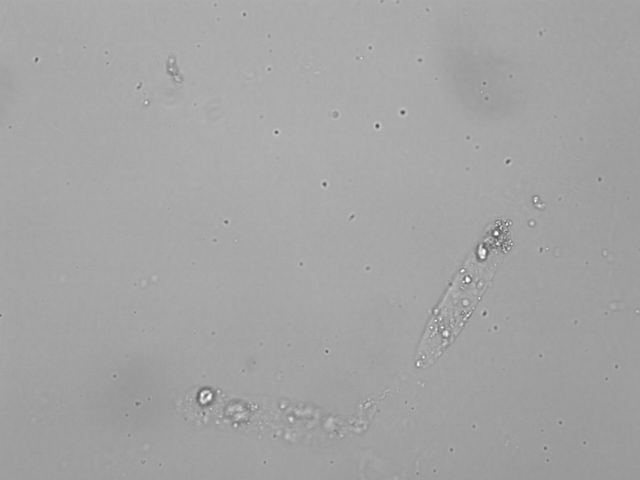
//> input picture CastDetect/picture/cast/1.jpg, 1280 x 960 px (shown at 1/2 size)
$ ./main   (built with g++ and OpenCV 4)
//> lines starting //> are read from the running program, lines starting //| are printed output that depends on the picture; after the words box and inside, x2 and y2 are one past the last pixel; in counts of white or black regions, pixels touching at a corner belong together
//> further down, img is the input picture: 960 rows x 1280 cols, CV_8UC3; min 63, max 255, mean 164.1
### CastDetect/MyAlgorithm.h
#pragma once
#include<iostream>
#include <opencv2/core/core.hpp>
#include <opencv2/highgui/highgui.hpp>
#include<opencv2/imgproc/imgproc.hpp>

using namespace cv;

class MyAlgorithm
{
public:
	MyAlgorithm();
	~MyAlgorithm();

	Mat myBlur(const Mat &image);
	Mat myThreshold(const Mat &image);
	Mat myMorph(const Mat &image);
	Mat myErode(const Mat &image);
	Mat myFindContours(const Mat &image);
};

### CastDetect/MyAlgorithm.cpp
#include "MyAlgorithm.h"
using namespace std;


MyAlgorithm::MyAlgorithm()
{
	//无参的构造函数
}

MyAlgorithm::~MyAlgorithm()
{
	//析构函数，对象被销毁之前，会自动调用析构函数
}


//滤波
Mat MyAlgorithm::myBlur(const Mat &image) {
	Mat out;
	//blur(image, out, Size(3, 3));
	GaussianBlur(image, out, Size(3, 3), 0, 0);	//Size=3、7、15
	//boxFilter(image, out, -1, Size(5, 5));
	//medianBlur(image, out, 7);

	return out;
}

//二值化
Mat MyAlgorithm::myThreshold(const Mat &image) {

	// [11 lines of commented-out code are left out]


	Mat dstImage;	//先定义好二值化图
	int thresh = 155;	//阈值

	//初始化阈值化处理的类型
	//0: 二进制阈值；		大于阈值的为255，<=阈值的为0
	//1：反二进制阈值；	大于阈值的为0，<=阈值的为255
	//2：截断阈值;		不常用
	//3: 0阈值；			不常用
	//4：反0阈值			不常用

	int threshType = 1;
	//预设最大值
	const int maxVal = 255;
	//固定阈值化操作
	threshold(image, dstImage, thresh, maxVal, threshType);
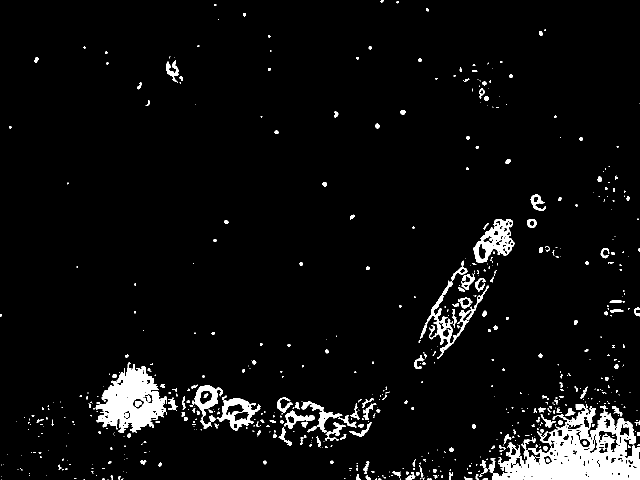
//> dstImage: 960 rows x 1280 cols, CV_8UC1 (shown at 1/2 size); 4.9% white; 679 white regions (463 under 20 px), largest, box (x1, y1, x2, y2) and area: (984, 809, 1280, 960) 21395, (191, 725, 334, 866) 10215, (946, 438, 1029, 526) 3151

	return dstImage;
}

//开闭运算
Mat MyAlgorithm::myMorph(const Mat &image) {
	Mat out;
	//定义核
	Mat element = getStructuringElement(MORPH_RECT, Size(25,25));
	/*
	第一个参数是原图，第二个参数是输出图像，第四个参数是核
	关键第三个参数，填入不同的值会执行不同的操作
	MORPH_OPEN – 开运算（Opening operation）
	MORPH_CLOSE – 闭运算（Closing operation）
	MORPH_GRADIENT -形态学梯度（Morphological gradient）
	MORPH_TOPHAT - “顶帽”（“Top hat”）
	MORPH_BLACKHAT - “黑帽”（“Black hat“）
	*/
	morphologyEx(image, out, MORPH_CLOSE, element);
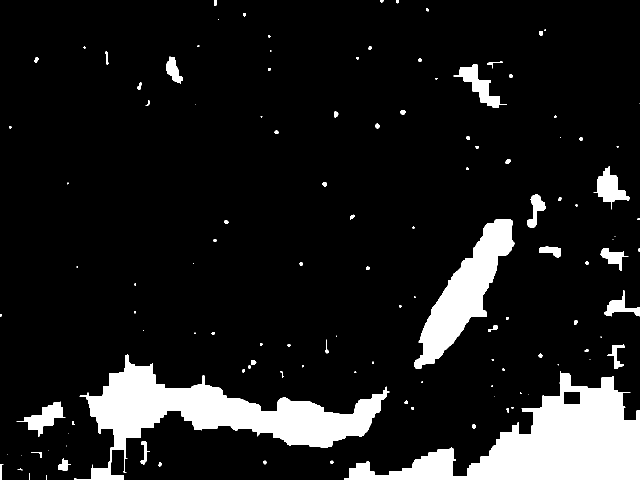
//> out: 960 rows x 1280 cols, CV_8UC1 (shown at 1/2 size); 11.2% white; 123 white regions (45 under 20 px), largest, box (x1, y1, x2, y2) and area: (688, 743, 1280, 960) 53414, (148, 709, 779, 960) 46908, (828, 438, 1029, 738) 20982
	return out;
}

//腐蚀
Mat MyAlgorithm::myErode(const Mat &image) {
	Mat element = getStructuringElement(MORPH_RECT, Size(9, 9));
	Mat out;
	erode(image, out, element);
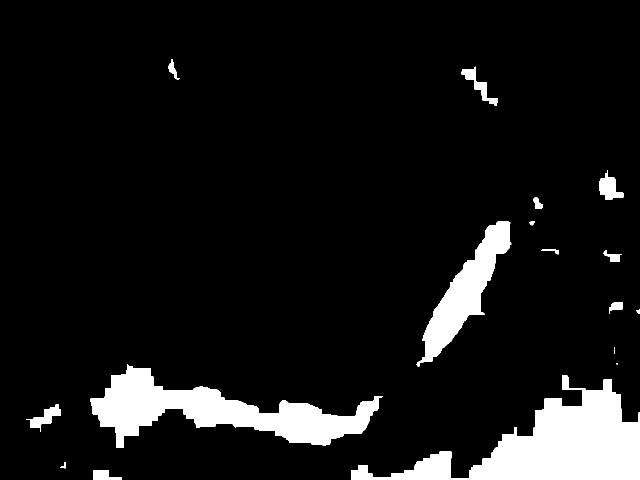
//> out: 960 rows x 1280 cols, CV_8UC1 (shown at 1/2 size); 8.9% white; 17 white regions (2 under 20 px), largest, box (x1, y1, x2, y2) and area: (702, 750, 1280, 960) 47996, (181, 729, 766, 896) 37455, (833, 442, 1023, 733) 16892
	return out;
}

//找轮廓和画最大外接矩形
Mat MyAlgorithm::myFindContours(const Mat &image) {
	Canny(image, image, 100, 250);	//经Canny边缘检测处理后的图就已经有了一定的轮廓
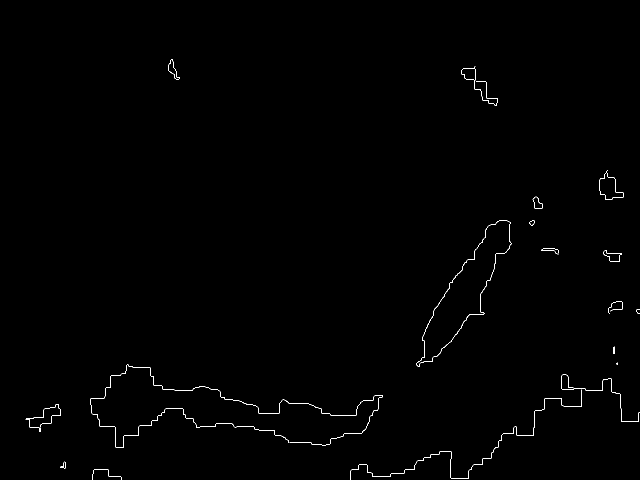
//> image: 960 rows x 1280 cols, CV_8UC1 (shown at 1/2 size); 0.41% white in thin lines or dots, all inside (x1, y1, x2, y2) = (51, 118, 1280, 960)
	//findContours要用的部分参数
	vector<vector<Point>> contours;
	//vector<Vec4i> hierarchy;	//hierachy向量表示轮廓的父子关系
	//找轮廓点Point，如果mode取值“RETR_EXTERNAL”即只检测最外层轮廓
	findContours(image, contours, RETR_EXTERNAL, CHAIN_APPROX_SIMPLE, Point());
//> contours = 21 contours, 16 with area under 20; largest, box (x1, y1, x2, y2) and area: (1065, 393, 1086, 418) 286, (833, 441, 1023, 733) 112, (1058, 441, 1070, 451) 68, (180, 729, 766, 896) 30, (1227, 693, 1230, 708) 27

	//剔除不想要的轮廓，比如太小的轮廓
	vector<vector<Point>>::const_iterator itc = contours.begin();	//定义迭代器准备迭代轮廓向量
	while (itc!=contours.end())	//迭代
	{
		RotatedRect rect = minAreaRect(*itc);
		if (rect.size.height<=50||rect.size.width<150)	//剔除长和宽太小的矩形
		{
			itc=contours.erase(itc);
		}
		else
		{
			++itc;	//C++中 ++i比i++快一丢丢
		}
	}
//> this loop made 21 passes
//> rect on passes 1 to 12: centre (213.5, 949), size (20, 57), angle -90, centre (125, 929.5), size (13, 10), angle -90, centre (526.7, 861.9), size (15.8, 109.5), angle -73.6, centre (90.9, 836.8), size (72.4, 36.7), angle -28.4, centre (682.4, 859.8), size (207.5, 48.3), angle -26.6, centre (943.5, 901), size (495.6, 99.2), angle -19.7, centre (1205.8, 785.4), size (65.4, 178.4), angle -61.4, centre (470.3, 781.6), size (581.3, 163.5), angle -7.9, centre (1234, 727), size (2.8, 2.8), angle -45, centre (1228, 700), size (14, 2), angle -90, centre (1275.5, 622), size (8, 7), angle -90, centre (1230, 612.9), size (32.1, 18.2), angle -17.7

	Mat Contours = Mat::zeros(image.size(), CV_8UC1);		//画布，用来绘制findContours函数找到的Point点
	Mat imgContours = Mat::zeros(image.size(), CV_8UC1);	//画布，用来根据找到的Point点绘制轮廓
	//绘制轮廓
	for (int i = 0; i<contours.size(); i++)
	{
		//contours[i]代表的是第i个轮廓，contours[i].size()代表的是第i个轮廓上所有的像素点数
		for (int j = 0; j<contours[i].size(); j++)
		{
			//绘制出contours向量内所有的像素点
			Point p = Point(contours[i][j].x, contours[i][j].y);
			Contours.at<uchar>(p) = 255;	//图Contours中所有符合p坐标的点都设为白色
		}

		//输出hierarchy向量内容 ，
		//cout << "向量hierarchy的第" << i << " 个元素内容为：" << endl << hierarchy[i] << endl << endl;


		/*
		第一个参数：	要绘制轮廓的图像，即在此图上绘制
		第二个参数：	轮廓点Point向量集合，即findContours()找到的contours
		第三个参数：	要绘制的轮廓的编号，如果为负数，则绘制所有轮廓
		第四个参数：	颜色Scalar(255)=白色
		第五个参数：	线条粗细，如果是负数，则轮廓内部被填充，默认1
		第六个参数：	绘制轮廓的线的连通性，默认8
		第七个参数：	hierarchy
		*/
		//绘制轮廓
		drawContours(imgContours, contours, i, Scalar(255), 2, 8);
		//使用hierarchy参数时,hierarchy.size必须等于contours.size，否则会报异常
		//drawContours(imgContours, contours, i, Scalar(255), 2, 8,hierarchy);

		//绘制最小外接矩形
		//RotatedRect minAreaRect( InputArray points )函数求点集的最小外接矩形
		RotatedRect rect = minAreaRect(contours[i]);//contours[i]代表的是第i个轮廓的点集
		Point2f P[4];	//Point2f即Point_<float>，这里定义了一个float型的点的数组
		rect.points(P);
		for (int j = 0; j <= 3; j++)
		{
			line(imgContours, P[j], P[(j + 1) % 4], Scalar(255), 2);
		}
	}
//> this loop made 3 passes
//> rect on passes 1 to 3: centre (943.5, 901), size (495.6, 99.2), angle -19.7, centre (470.3, 781.6), size (581.3, 163.5), angle -7.9, centre (936, 593), size (342, 91.3), angle -59.5
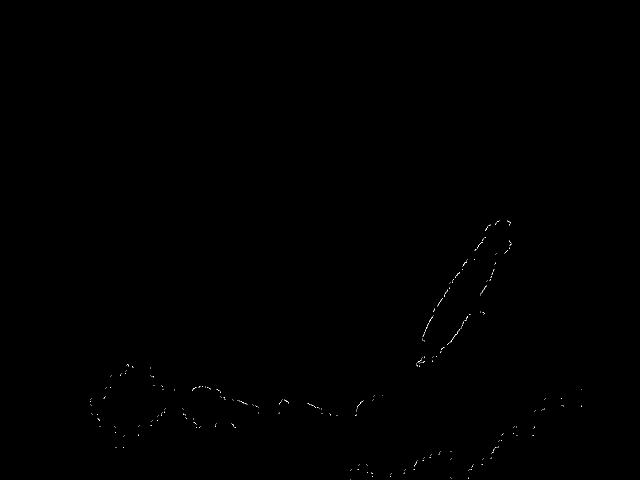
//> Contours: 960 rows x 1280 cols, CV_8UC1 (shown at 1/2 size); 0.07% white in thin lines or dots, all inside (x1, y1, x2, y2) = (180, 441, 1164, 960)
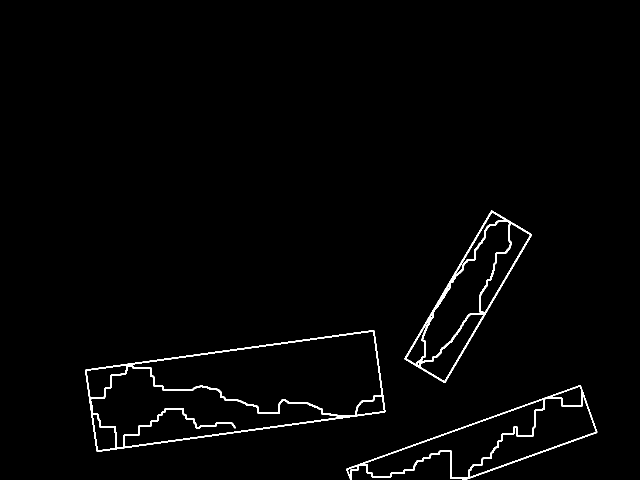
//> imgContours: 960 rows x 1280 cols, CV_8UC1 (shown at 1/2 size); 1.5% white; 3 white regions, box (x1, y1, x2, y2) and area: (170, 660, 771, 904) 8224, (809, 421, 1064, 766) 5573, (692, 770, 1195, 960) 4942
	return imgContours;
};

### CastDetect/main.cpp
#include <iostream>
#include <opencv2/core/core.hpp>
#include <opencv2/highgui/highgui.hpp>
#include <opencv2/imgproc/imgproc.hpp>
#include "MyAlgorithm.h"

using namespace cv;

//基本测试，能使用OpenCV
int baseTest()
{
	// 读入一张图片，opencv默认作为BGR类型处理图片，可以用cvtColor（,,CV_BGR2RGB）转换
	//Mat类能够自动管理内存，Mat类由矩阵头和指向存储所有像素值的矩阵的指针构成
	//注意读取灰度图要增加IMREAD_GRAYSCALE
	Mat img = imread("test.jpg");
	//如果图像未读入，即img.data=null返回-1
	if (img.empty()) {
		return -1;
	}


	//新建灰度图
	Mat imgGray;
	//转为灰度图
	cvtColor(img, imgGray, CV_BGR2GRAY);	//需要#include imgproc.hpp

											//保存图片
											//imwrite("save.jpg", img);
											// 创建一个名为 "游戏原画"窗口
	namedWindow("游戏原画");
	// 在窗口中显示游戏原画
	imshow("游戏原画", img);
	imshow("Gray", imgGray);	//直接调用imshow，自动创建Gray窗口，不需要额外写namedWindow("Gray")
								// 等待6000 ms后窗口自动关闭
	waitKey(6000);
}

int main() {
	//读入原图
	Mat img = imread("./picture/cast/1.jpg");/*转义的换行是\n 反斜杠是\\ */
	if (!img.data) {
		std::cout << "读图错误" << std::endl;
	}
	//转为灰度图
	Mat imgGray;
	cvtColor(img, imgGray, CV_BGR2GRAY);

	//滤波
	MyAlgorithm myAlgorithm;
	Mat imgGaussain = myAlgorithm.myBlur(imgGray);

	//二值化
	Mat imgThreshold = myAlgorithm.myThreshold(imgGaussain);

	//闭运算
	Mat imgMorp = myAlgorithm.myMorph(imgThreshold);

	//腐蚀
	Mat imgErode = myAlgorithm.myErode(imgMorp);

	//找轮廓和画最大外接矩形
	Mat imgContours = myAlgorithm.myFindContours(imgErode);

	//imshow("原图", img);
	//imshow("二值化", imgThreshold);
	imwrite("./picture/result/result.jpg", imgContours);
	//waitKey(0);
	return 0;
}
